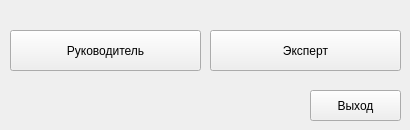
<?xml version="1.0" encoding="UTF-8"?>
<ui version="4.0">
 <class>Authorization</class>
 <widget class="QMainWindow" name="Authorization">
  <property name="geometry">
   <rect>
    <x>0</x>
    <y>0</y>
    <width>410</width>
    <height>130</height>
   </rect>
  </property>
  <property name="minimumSize">
   <size>
    <width>410</width>
    <height>130</height>
   </size>
  </property>
  <property name="maximumSize">
   <size>
    <width>410</width>
    <height>130</height>
   </size>
  </property>
  <property name="windowTitle">
   <string>Авторизация</string>
  </property>
  <widget class="QWidget" name="centralwidget">
   <widget class="QPushButton" name="pushButton_leader">
    <property name="geometry">
     <rect>
      <x>10</x>
      <y>30</y>
      <width>191</width>
      <height>41</height>
     </rect>
    </property>
    <property name="text">
     <string>Руководитель</string>
    </property>
   </widget>
   <widget class="QPushButton" name="pushButton_expert">
    <property name="geometry">
     <rect>
      <x>210</x>
      <y>30</y>
      <width>191</width>
      <height>41</height>
     </rect>
    </property>
    <property name="text">
     <string>Эксперт</string>
    </property>
   </widget>
   <widget class="QPushButton" name="pushButton_exit">
    <property name="geometry">
     <rect>
      <x>310</x>
      <y>90</y>
      <width>91</width>
      <height>31</height>
     </rect>
    </property>
    <property name="text">
     <string>Выход</string>
    </property>
   </widget>
  </widget>
 </widget>
 <resources/>
 <connections/>
</ui>
